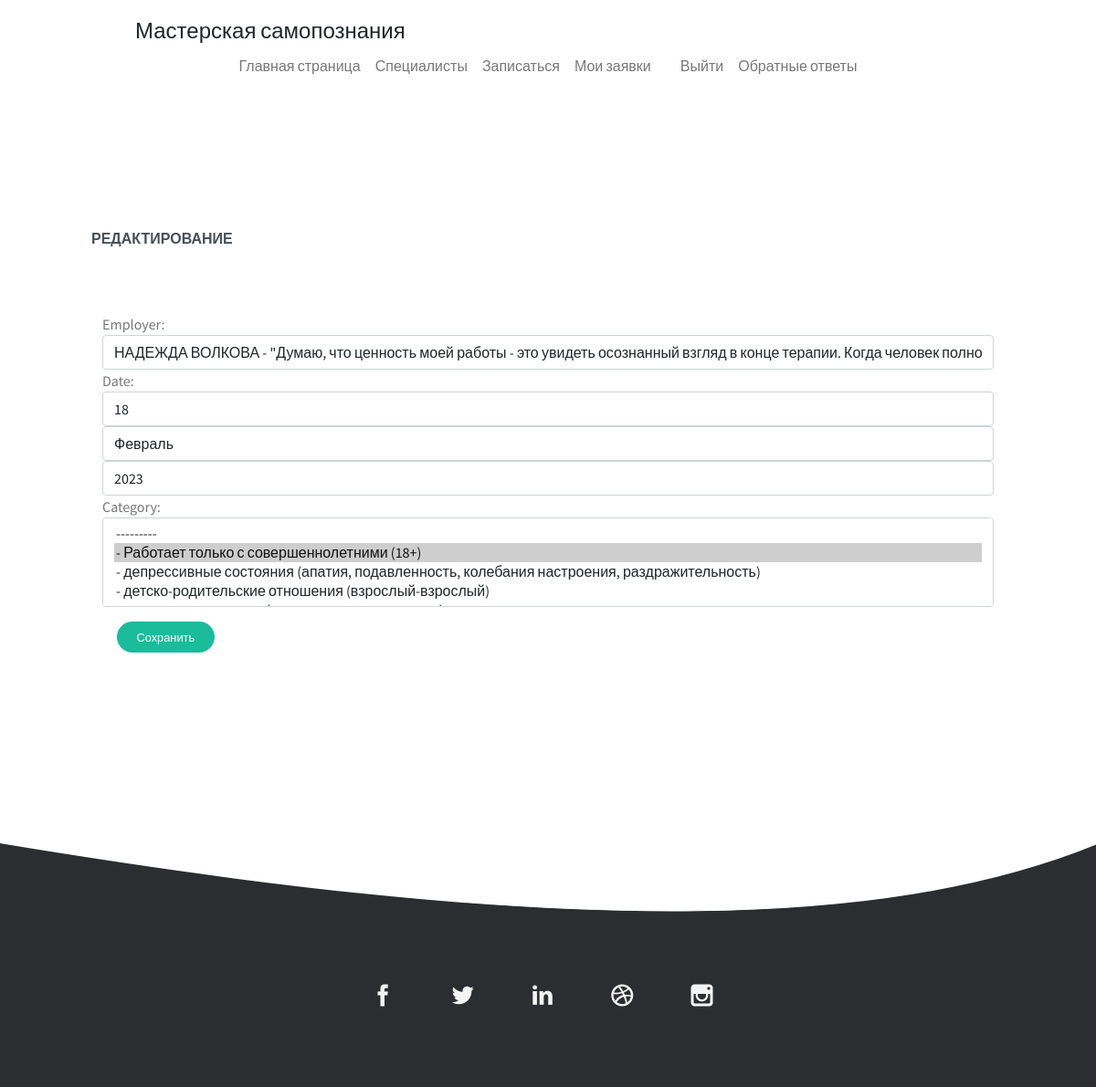
The app's page /application/9 (signed in) with its own data.
### employer/models.py (models this page shows, shortened)
class Application(models.Model):# Создаем таблицу
    employer = models.ForeignKey(# Поле для выбора сотрудников
        Employer,# Аргумент связи с таблицей
        on_delete=models.CASCADE# Аргумент для определения как
    )
    date = models.DateTimeField()# Поле для даты
    category = models.ForeignKey(# Поле для выбора категории
        Category,# Аргумент связи с таблицей
        on_delete=models.CASCADE# Аргумент для определения как
    )
    author = models.ForeignKey(# Поле для выбора города
        User,# Аргумент связи с таблицей
        on_delete=models.CASCADE# Аргумент для определения как
    )
    class Meta:# Расширяем возможность класса
        verbose_name = 'Заявка'# Имя таблицы в единственном числе
        verbose_name_plural = 'Заявки'# Имя таблицы во множественном
        ordering = ['-date']# Сортировка полю имени

### employer/views.py (the view)
# urls.py: path('application/<int:pk>', views.applications_edit, name='application_edit'), # редактирования заявки
@login_required() # декоратор проверки на авторизонного человека
def applications_edit(request, pk): # функция на редактирования заявки
    application = get_object_or_404(Application, pk=pk) # поиск определенной заявки
    if request.method == "POST": # проверка на запрос пост
        form = ApplocationCreateFrom(request.POST, instance=application) # перердача данных формы
        if form.is_valid(): # проверка на валидность
            form.save() # сохранение в базу
            return redirect('/') # переадресация на главную страницу
    else:
        form = ApplocationCreateFrom(instance=application)  # передача данных через форму
    return render(request, 'edit_do.html', {'form': form})# отправляем данные в шаблон

### employer/forms.py
class ApplocationCreateFrom(forms.ModelForm):# Создаем форму
    class Meta:# Дополняем класс
        model = Application# соединяем с моделью
        fields = ['employer', 'date', 'category']# Поля для заполнения
        widgets = {
            'employer': forms.Select(attrs={'class': 'form-control'}), # стиль Поля
            'date': forms.SelectDateWidget(attrs={'class': 'form-control'}), # стиль Поля
            'category': forms.SelectMultiple(attrs={'class': 'form-control'}), # стиль Поля
        }

### employer/models.py (called while the page is built)
    def __str__(self):                       # Вывод данных в строковом виде
        return f'''{self.name} -
        "{self.description}"
        {self.direction} -
        {self.education} -
        {self.experience} лет
        {self.cabinet} -
        {self.personal_consultation} -
        {self.online_consultation} -
        {self.duration_consultation} минут
        {self.couple_consultation_duration} минут
        '''                                  # Обозначаем поля

    def __str__(self):# Вывод данных в строковом виде
        return f'''- {self.direction}
        '''

### employer/templates/edit_do.html (shortened to what this page needs)
{% extends 'base.html' %}
{% load static %}
{% block content %}
<div class="container">
    <br>
    <br>
    <br>
    <br>
    <br>
    <br>
<h1><b>Редактирование</b></h1>
<br>
<br>
<br>
<form method="POST" action=""class="container">
    <p> {{ form.as_p }}</p>
    <button value="submit" class="btn btn-succes m-3">Сохранить</button>
</form>
</div>
<br>
<br>
<br>
<br>
<br>
<br>
<br>
<br>
{% endblock %}

### static/assets/css/simplegrid.css (style rules this page uses)
*, *:after, *:before { -webkit-box-sizing: border-box; -moz-box-sizing: border-box; box-sizing: border-box; }
body { margin: 0px; }

### static/assets/css/style.css (style rules this page uses)
*, *:before, *:after { box-sizing: border-box; }
body { font-size: 1em; line-height: 1.7em; color: #777777; font-weight: normal; }
body, input, textarea { font-family: 'Source Sans Pro', Helvetica, Arial, sans-serif; }
h1,h2,h3,h4,h5,h6, .navigation a, .btn, .filters .filter { font-family: 'Montserrat', Helvetica, Arial, sans-serif; }
h1,h2,h3,h4,h5,h6 { position: relative; margin: 1em 0 1.4em; color: #484f58; }
h1,h2 { text-transform: uppercase; }
h1 { font-size: 3em; line-height: 1.2em; }
.btn { position: relative; display: inline-block; margin: .8em 0; padding: .5em 1.6em; color: #fff; font-size: .8em; -webkit-border-radius: 30px; -moz-border-radius: 30px; border-radius: 30px; background:#1abc9c; }

### records on screen
Application: employer "НАДЕЖДА ВОЛКОВА - \"Думаю, что ценность моей работы - это увидеть осознанный взгляд в конце терапии. Когда человек полностью осознает, чувствует себя и четко понимает в каком заданном векторе ему идти дальше. Чтобы получать удовольствие от работы, потребовалась практика, опыт. Считаю, что глубина психотерапии зависит от собственной глубины психолога.\" employer.Category.None - employer.Education.None - 8 лет employer.Adress.None - 5000 - 5000 - 50 минут не работаем с парами минут", category "--------- / - Работает только с совершеннолетними (18+) ☑ / - депрессивные состояния (апатия, подавленность, колебания настроения, раздражительность) / - детско-родительские отношения (взрослый-взрослый)"
